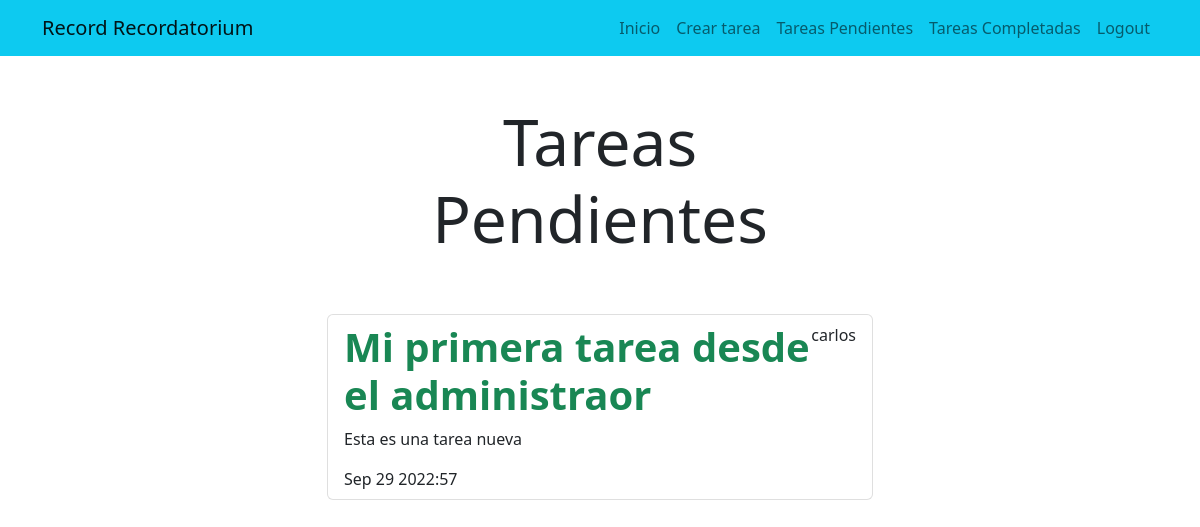
Before: /tasks_completed/ (signed in) with the older database file.
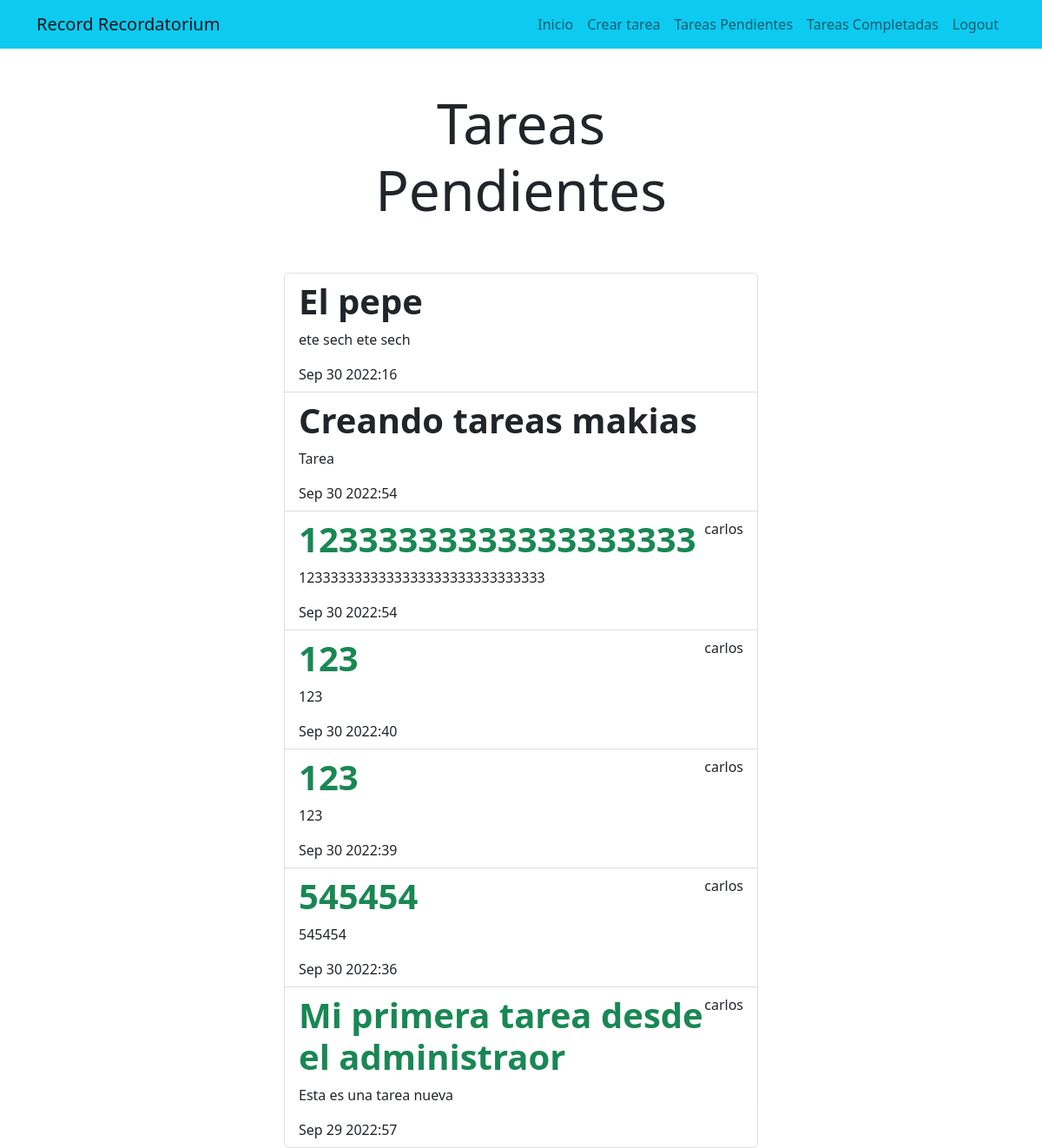
After: the same page with the newer database file.
### tasks/models.py (models this page shows, shortened)
class Task(models.Model):
    title = models.CharField(max_length=200)
    description = models.TextField(blank=True)
    created = models.DateTimeField(auto_now_add=True)
    datecompleted = models.DateTimeField(null=True)
    important = models.BooleanField(default=False)
    user = models.ForeignKey(User, on_delete=models.CASCADE)

### tasks/views.py (the view)
# urls.py: path('tasks_completed/', views.tasks_completed, name='tasks_completed'),
@login_required
def tasks_completed(request):
    tasks = Task.objects.filter(user=request.user, datecompleted__isnull=False).order_by('-datecompleted')
    return render(request, 'tasks.html', {
        'tasks': tasks
    })

### tasks/templates/tasks.html
{% extends 'base.html' %} {% block content %}
<main class="container">
  <div class="row">
    <div class="col-md-6 offset-md-3">
      <h1 class="text-center display-3 py-5">Tareas Pendientes</h1>
      <ul class="list-group">
        {% for task in tasks %}
        <a class="list-group-item" href="{% url 'task_detail' task.id %}">
          {% if task.important %}
          <header class="d-flex justify-content-between">
            <h1 class="fw-bold text-success">{{task.title}}</h1>
            <p>{{task.user.username}}</p>
            {% else %}
            <h1 class="fw-bold">{{task.title}}</h1>
            {% endif %}
          </header>
          <p>{{task.description}}</p>
          {{task.datecompleted|date:'M j Y:i'}}
        </a>
        {% endfor %}
      </ul>
    </div>
  </div>
</main>
{% endblock %}

### tasks/templates/base.html (shortened to what this page needs)
<!DOCTYPE html>
<html lang="en">
  <head>
    <link
      rel="stylesheet"
      href="https://cdn.jsdelivr.net/npm/bootstrap@5.2.1/dist/css/bootstrap.min.css"
    />
  </head>
  <body>
    <nav class="navbar navbar-expand-lg bg-info">
      <div class="container">
        <a class="navbar-brand" href="/">Record Recordatorium</a>
        <div class="collapse navbar-collapse" id="navbarNav">
          <ul class="navbar-nav ms-auto">
            <li class="nav-item">
              <a class="nav-link" href="/">Inicio</a>
            </li>
            {% if user.is_authenticated %}
            <li class="nav-item">
              <a class="nav-link" href="/create_task">Crear tarea</a>
            </li>
            <li class="nav-item">
              <a class="nav-link" href="{% url 'tasks' %}">Tareas Pendientes</a>
            </li>
            <li class="nav-item">
              <a class="nav-link" href="{% url 'tasks_completed' %}"
                >Tareas Completadas</a
              >
            </li>
            <li class="nav-item">
              <a class="nav-link" href="/logout">Logout</a>
            </li>
            {% endif %}
          </ul>
        </div>
      </div>
    </nav>
    {% block content %} {% endblock %}
  </body>
</html>

Changed rows visible on the page:
added Task: title "El pepe", description "ete sech ete sech", datecompleted "Sep 30 2022:16"
added Task: title "Creando tareas makias", description "Tarea", datecompleted "Sep 30 2022:54"
added Task: title "12333333333333333333", user.username "carlos", description "1233333333333333333333333333333", datecompleted "Sep 30 2022:54"
added Task: title "123", user.username "carlos", description "123", datecompleted "Sep 30 2022:40"
added Task: title "123", user.username "carlos", description "123", datecompleted "Sep 30 2022:39"
added Task: title "545454", user.username "carlos", description "545454", datecompleted "Sep 30 2022:36"
